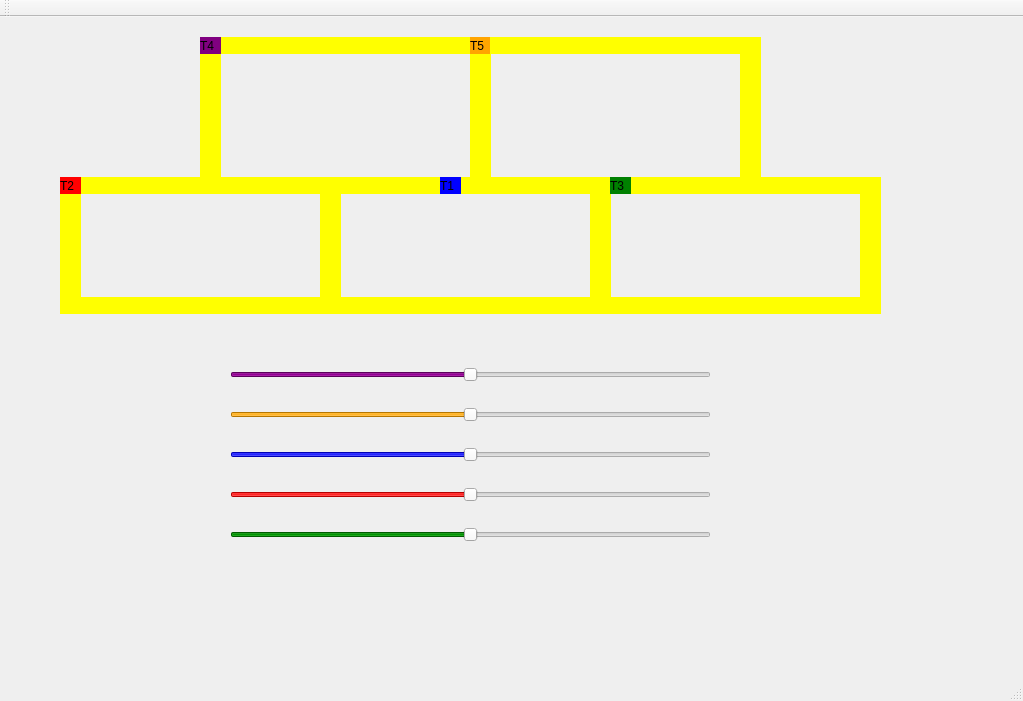
<?xml version="1.0" encoding="UTF-8"?>
<ui version="4.0">
 <class>MainWindow</class>
 <widget class="QMainWindow" name="MainWindow">
  <property name="geometry">
   <rect>
    <x>0</x>
    <y>0</y>
    <width>1023</width>
    <height>701</height>
   </rect>
  </property>
  <property name="windowTitle">
   <string>MainWindow</string>
  </property>
  <widget class="QWidget" name="centralWidget">
   <widget class="QLabel" name="label_trem3">
    <property name="geometry">
     <rect>
      <x>440</x>
      <y>160</y>
      <width>21</width>
      <height>17</height>
     </rect>
    </property>
    <property name="styleSheet">
     <string notr="true">QLabel { background: blue}</string>
    </property>
    <property name="text">
     <string>T1</string>
    </property>
   </widget>
   <widget class="QLabel" name="label_trilho3N">
    <property name="geometry">
     <rect>
      <x>70</x>
      <y>160</y>
      <width>250</width>
      <height>17</height>
     </rect>
    </property>
    <property name="styleSheet">
     <string notr="true">QLabel { background: yellow}</string>
    </property>
    <property name="text">
     <string/>
    </property>
   </widget>
   <widget class="QLabel" name="label_trilho3S">
    <property name="geometry">
     <rect>
      <x>80</x>
      <y>280</y>
      <width>250</width>
      <height>17</height>
     </rect>
    </property>
    <property name="styleSheet">
     <string notr="true">QLabel { background: yellow}</string>
    </property>
    <property name="text">
     <string/>
    </property>
   </widget>
   <widget class="QLabel" name="label_trilho3L">
    <property name="geometry">
     <rect>
      <x>320</x>
      <y>160</y>
      <width>21</width>
      <height>137</height>
     </rect>
    </property>
    <property name="styleSheet">
     <string notr="true">QLabel { background: yellow}</string>
    </property>
    <property name="text">
     <string/>
    </property>
   </widget>
   <widget class="QLabel" name="label_trilho3O">
    <property name="geometry">
     <rect>
      <x>60</x>
      <y>160</y>
      <width>21</width>
      <height>137</height>
     </rect>
    </property>
    <property name="styleSheet">
     <string notr="true">QLabel { background: yellow}</string>
    </property>
    <property name="text">
     <string/>
    </property>
   </widget>
   <widget class="QLabel" name="label_trilho4L">
    <property name="geometry">
     <rect>
      <x>590</x>
      <y>160</y>
      <width>21</width>
      <height>137</height>
     </rect>
    </property>
    <property name="styleSheet">
     <string notr="true">QLabel { background: yellow}</string>
    </property>
    <property name="text">
     <string/>
    </property>
   </widget>
   <widget class="QLabel" name="label_trilho4N">
    <property name="geometry">
     <rect>
      <x>340</x>
      <y>160</y>
      <width>250</width>
      <height>17</height>
     </rect>
    </property>
    <property name="styleSheet">
     <string notr="true">QLabel { background: yellow}</string>
    </property>
    <property name="text">
     <string/>
    </property>
   </widget>
   <widget class="QLabel" name="label_trilho4S">
    <property name="geometry">
     <rect>
      <x>340</x>
      <y>280</y>
      <width>250</width>
      <height>17</height>
     </rect>
    </property>
    <property name="styleSheet">
     <string notr="true">QLabel { background: yellow}</string>
    </property>
    <property name="text">
     <string/>
    </property>
   </widget>
   <widget class="QLabel" name="label_trem4">
    <property name="geometry">
     <rect>
      <x>60</x>
      <y>160</y>
      <width>21</width>
      <height>17</height>
     </rect>
    </property>
    <property name="styleSheet">
     <string notr="true">QLabel { background: red}</string>
    </property>
    <property name="text">
     <string>T2</string>
    </property>
   </widget>
   <widget class="QLabel" name="label_trilho5N">
    <property name="geometry">
     <rect>
      <x>610</x>
      <y>160</y>
      <width>250</width>
      <height>17</height>
     </rect>
    </property>
    <property name="styleSheet">
     <string notr="true">QLabel { background: yellow}</string>
    </property>
    <property name="text">
     <string/>
    </property>
   </widget>
   <widget class="QLabel" name="label_trilho5L">
    <property name="geometry">
     <rect>
      <x>860</x>
      <y>160</y>
      <width>21</width>
      <height>137</height>
     </rect>
    </property>
    <property name="styleSheet">
     <string notr="true">QLabel { background: yellow}</string>
    </property>
    <property name="text">
     <string/>
    </property>
   </widget>
   <widget class="QLabel" name="label_trilho5S">
    <property name="geometry">
     <rect>
      <x>610</x>
      <y>280</y>
      <width>250</width>
      <height>17</height>
     </rect>
    </property>
    <property name="styleSheet">
     <string notr="true">QLabel { background: yellow}</string>
    </property>
    <property name="text">
     <string/>
    </property>
   </widget>
   <widget class="QLabel" name="label_trilho1O">
    <property name="geometry">
     <rect>
      <x>200</x>
      <y>20</y>
      <width>21</width>
      <height>141</height>
     </rect>
    </property>
    <property name="styleSheet">
     <string notr="true">QLabel { background: yellow}</string>
    </property>
    <property name="text">
     <string/>
    </property>
   </widget>
   <widget class="QLabel" name="label_trilho1L">
    <property name="geometry">
     <rect>
      <x>470</x>
      <y>20</y>
      <width>21</width>
      <height>141</height>
     </rect>
    </property>
    <property name="styleSheet">
     <string notr="true">QLabel { background: yellow}</string>
    </property>
    <property name="text">
     <string/>
    </property>
   </widget>
   <widget class="QLabel" name="label_trilho2L">
    <property name="geometry">
     <rect>
      <x>740</x>
      <y>20</y>
      <width>21</width>
      <height>141</height>
     </rect>
    </property>
    <property name="styleSheet">
     <string notr="true">QLabel { background: yellow}</string>
    </property>
    <property name="text">
     <string/>
    </property>
   </widget>
   <widget class="QLabel" name="label_trilho1N">
    <property name="geometry">
     <rect>
      <x>220</x>
      <y>20</y>
      <width>250</width>
      <height>17</height>
     </rect>
    </property>
    <property name="styleSheet">
     <string notr="true">QLabel { background: yellow}</string>
    </property>
    <property name="text">
     <string/>
    </property>
   </widget>
   <widget class="QLabel" name="label_trilho2N">
    <property name="geometry">
     <rect>
      <x>490</x>
      <y>20</y>
      <width>250</width>
      <height>17</height>
     </rect>
    </property>
    <property name="styleSheet">
     <string notr="true">QLabel { background: yellow}</string>
    </property>
    <property name="text">
     <string/>
    </property>
   </widget>
   <widget class="QLabel" name="label_trem5">
    <property name="geometry">
     <rect>
      <x>610</x>
      <y>160</y>
      <width>21</width>
      <height>17</height>
     </rect>
    </property>
    <property name="styleSheet">
     <string notr="true">QLabel { background: green}</string>
    </property>
    <property name="text">
     <string>T3</string>
    </property>
   </widget>
   <widget class="QLabel" name="label_trem1">
    <property name="geometry">
     <rect>
      <x>200</x>
      <y>20</y>
      <width>21</width>
      <height>17</height>
     </rect>
    </property>
    <property name="styleSheet">
     <string notr="true">QLabel { background: purple}</string>
    </property>
    <property name="text">
     <string>T4</string>
    </property>
   </widget>
   <widget class="QLabel" name="label_trem2">
    <property name="geometry">
     <rect>
      <x>470</x>
      <y>20</y>
      <width>20</width>
      <height>17</height>
     </rect>
    </property>
    <property name="styleSheet">
     <string notr="true">QLabel { background: orange}</string>
    </property>
    <property name="text">
     <string>T5</string>
    </property>
   </widget>
   <widget class="QSlider" name="slider_velocidade_t3">
    <property name="geometry">
     <rect>
      <x>230</x>
      <y>430</y>
      <width>481</width>
      <height>16</height>
     </rect>
    </property>
    <property name="acceptDrops">
     <bool>false</bool>
    </property>
    <property name="autoFillBackground">
     <bool>false</bool>
    </property>
    <property name="styleSheet">
     <string notr="true">selection-background-color: blue;</string>
    </property>
    <property name="maximum">
     <number>200</number>
    </property>
    <property name="singleStep">
     <number>1</number>
    </property>
    <property name="value">
     <number>100</number>
    </property>
    <property name="sliderPosition">
     <number>100</number>
    </property>
    <property name="tracking">
     <bool>true</bool>
    </property>
    <property name="orientation">
     <enum>Qt::Horizontal</enum>
    </property>
    <property name="invertedAppearance">
     <bool>false</bool>
    </property>
    <property name="invertedControls">
     <bool>false</bool>
    </property>
    <property name="tickPosition">
     <enum>QSlider::NoTicks</enum>
    </property>
    <property name="tickInterval">
     <number>0</number>
    </property>
   </widget>
   <widget class="QSlider" name="slider_velocidade_t4">
    <property name="geometry">
     <rect>
      <x>230</x>
      <y>470</y>
      <width>481</width>
      <height>16</height>
     </rect>
    </property>
    <property name="styleSheet">
     <string notr="true">selection-background-color: red;</string>
    </property>
    <property name="minimum">
     <number>0</number>
    </property>
    <property name="maximum">
     <number>200</number>
    </property>
    <property name="value">
     <number>100</number>
    </property>
    <property name="orientation">
     <enum>Qt::Horizontal</enum>
    </property>
    <property name="invertedAppearance">
     <bool>false</bool>
    </property>
    <property name="invertedControls">
     <bool>false</bool>
    </property>
    <property name="tickPosition">
     <enum>QSlider::NoTicks</enum>
    </property>
   </widget>
   <widget class="QSlider" name="slider_velocidade_t5">
    <property name="geometry">
     <rect>
      <x>230</x>
      <y>510</y>
      <width>481</width>
      <height>16</height>
     </rect>
    </property>
    <property name="styleSheet">
     <string notr="true">selection-background-color: green;</string>
    </property>
    <property name="minimum">
     <number>0</number>
    </property>
    <property name="maximum">
     <number>200</number>
    </property>
    <property name="value">
     <number>100</number>
    </property>
    <property name="orientation">
     <enum>Qt::Horizontal</enum>
    </property>
    <property name="invertedAppearance">
     <bool>false</bool>
    </property>
    <property name="invertedControls">
     <bool>false</bool>
    </property>
    <property name="tickPosition">
     <enum>QSlider::NoTicks</enum>
    </property>
   </widget>
   <widget class="QSlider" name="slider_velocidade_t1">
    <property name="geometry">
     <rect>
      <x>230</x>
      <y>350</y>
      <width>481</width>
      <height>16</height>
     </rect>
    </property>
    <property name="styleSheet">
     <string notr="true">selection-background-color: purple;</string>
    </property>
    <property name="maximum">
     <number>200</number>
    </property>
    <property name="value">
     <number>100</number>
    </property>
    <property name="orientation">
     <enum>Qt::Horizontal</enum>
    </property>
    <property name="invertedAppearance">
     <bool>false</bool>
    </property>
    <property name="invertedControls">
     <bool>false</bool>
    </property>
    <property name="tickPosition">
     <enum>QSlider::NoTicks</enum>
    </property>
   </widget>
   <widget class="QSlider" name="slider_velocidade_t2">
    <property name="geometry">
     <rect>
      <x>230</x>
      <y>390</y>
      <width>481</width>
      <height>16</height>
     </rect>
    </property>
    <property name="styleSheet">
     <string notr="true">selection-background-color: orange;</string>
    </property>
    <property name="maximum">
     <number>200</number>
    </property>
    <property name="value">
     <number>100</number>
    </property>
    <property name="orientation">
     <enum>Qt::Horizontal</enum>
    </property>
    <property name="invertedAppearance">
     <bool>false</bool>
    </property>
    <property name="invertedControls">
     <bool>false</bool>
    </property>
    <property name="tickPosition">
     <enum>QSlider::NoTicks</enum>
    </property>
   </widget>
   <zorder>label_trilho3N</zorder>
   <zorder>label_trilho3S</zorder>
   <zorder>label_trilho3L</zorder>
   <zorder>label_trilho3O</zorder>
   <zorder>label_trilho4L</zorder>
   <zorder>label_trilho4N</zorder>
   <zorder>label_trilho4S</zorder>
   <zorder>label_trilho5N</zorder>
   <zorder>label_trilho5L</zorder>
   <zorder>label_trilho5S</zorder>
   <zorder>label_trilho1O</zorder>
   <zorder>label_trilho1L</zorder>
   <zorder>label_trilho2L</zorder>
   <zorder>label_trilho1N</zorder>
   <zorder>label_trilho2N</zorder>
   <zorder>slider_velocidade_t3</zorder>
   <zorder>slider_velocidade_t4</zorder>
   <zorder>slider_velocidade_t5</zorder>
   <zorder>slider_velocidade_t1</zorder>
   <zorder>slider_velocidade_t2</zorder>
   <zorder>label_trem3</zorder>
   <zorder>label_trem1</zorder>
   <zorder>label_trem5</zorder>
   <zorder>label_trem4</zorder>
   <zorder>label_trem2</zorder>
  </widget>
  <widget class="QMenuBar" name="menuBar">
   <property name="geometry">
    <rect>
     <x>0</x>
     <y>0</y>
     <width>1023</width>
     <height>39</height>
    </rect>
   </property>
  </widget>
  <widget class="QToolBar" name="mainToolBar">
   <attribute name="toolBarArea">
    <enum>TopToolBarArea</enum>
   </attribute>
   <attribute name="toolBarBreak">
    <bool>false</bool>
   </attribute>
  </widget>
  <widget class="QStatusBar" name="statusBar"/>
 </widget>
 <layoutdefault spacing="6" margin="11"/>
 <resources/>
 <connections/>
</ui>
